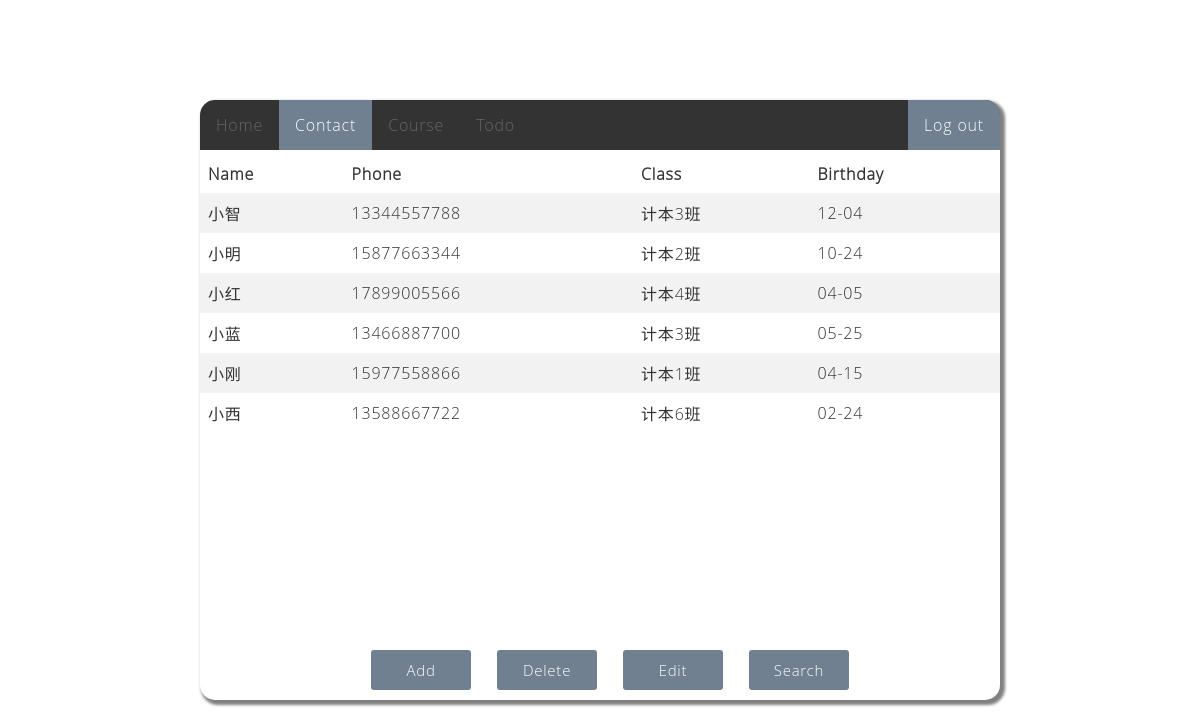
Page /php/contact.php (signed in) on the committed database.
### tables this page shows
CREATE TABLE contacts
(
  `id`        INT         NOT NULL UNIQUE  AUTO_INCREMENT COMMENT '通讯录id',
  `name`      VARCHAR(20) NOT NULL UNIQUE  COMMENT '姓名',
  `phone`     VARCHAR(20) NoT NULL         COMMENT '电话',
  `class`     VARCHAR(50) NULL             COMMENT '班级',
  `birth_m`   INT         NULL             COMMENT '生日月',
  `birth_d`   INT         NULL             COMMENT '生日天',
  `u_id`      INT         NOT NULL         COMMENT '所属用户id',
  PRIMARY KEY (`id`)
);

### php/contact.php (the view, shortened to what this page needs)
<!DOCTYPE html>
<html lang="en">
  <head>
    <link rel="stylesheet" href="../css/contact.css" />
  </head>
  <body>
    <div class="home-wrapper">
      <div class="title_show">
        <ul class="title_show">
          <li><a href="home.php">Home</a></li>
          <li><a class="active" href="contact.php">Contact</a></li>
          <li><a href="course.php">Course</a></li>
          <li><a href="todo.php">Todo</a></li>
          <li style="float: right;">
            <a class="active" href="login.php">Log out</a>
          </li>
        </ul>
      </div>
      <div class="main">
        <div class="table_show">
          <table>
            <tr>
              <th>Name</th>
              <th>Phone</th>
              <th>Class</th>
              <th>Birthday</th>
            </tr>
            <?php
              include ('dbcn.php');
              $id = $_SESSION["uid"];
              $sql = "SELECT * FROM contacts WHERE u_id = $id ";
              $result = $conn->query($sql);
              while($row = $result->fetch_assoc()){
                echo "<tr>";
                echo "<td>".$row["name"]."</td>";
                echo "<td>".$row["phone"]."</td>";
                echo "<td>".$row["class"]."</td>";
                echo "<td>";
                if ($row["birth_m"]<10) {
                  echo "0".$row["birth_m"]."-";
                }else {
                  echo $row["birth_m"]."-";
                }
                if ($row["birth_d"]<10) {
                  echo "0".$row["birth_d"]."</td>";
                } else {
                  echo $row["birth_d"]."</td>";
                }
                echo "</tr>";
              }
              ?>
          </table>
        </div>
        <div class="mbtn">
          <button type="menu" onclick="location.href='add.php'">Add</button>
          <button type="menu" onclick="location.href='dele.php'">Delete</button>
          <button type="menu" onclick="location.href='edit1.php'">Edit</button>
          <button type="menu" onclick="location.href='search1.php'">Search</button>
        </div>
      </div>
    </div>
  </body>
</html>

### css/contact.css (style rules this page uses)
* { padding: 0; margin: 0; font-family: "Open Sans Light"; letter-spacing: 0.05em; }
html { height: 100%; }
body { height: 100%; }
.home-wrapper { box-shadow: 3px 3px 3px 2px grey; background-color: #fff; width: 800px; height: 600px; border-radius: 15px; padding: 0px; position: relative; left: 50%; top: 50%; transform: translate(-50%, -50%); }
.title_show ul { list-style-type: none; margin: 0; padding: 0; overflow: hidden; background-color: #333; border-radius: 15px 15px 0px 0px; }
.title_show li { float: left; }
.title_show li a { display: block; color: #666; text-align: center; padding: 14px 16px; text-decoration: none; }
.title_show li a.active { color: white; background-color:slategrey ; }
.main { color: #333; }
.table_show { width: auto; height: 480px; padding-top: 5px; }
.table_show table { overflow-y: auto; border-collapse: collapse; width: 100%; margin: auto; }
.table_show th, td { text-align: left; padding: 8px; }
.table_show tr:nth-child(even) { background-color: #f2f2f2 }
.mbtn { text-align: center; padding: 10px; width: 100%; margin-top: 5px; border: none; color: #fff; font-size: 120%; }
.mbtn button { width: 100px; height: 40px; border-style: none; border-radius: 3px; background-color: slategray; outline: none; color: white; font-size: 15px; margin-left: 10px; margin-right: 10px; }

### rows in the picture
contacts: name "小智", phone "13344557788", class "计本3班", birth_m "12", birth_d "4"
contacts: name "小明", phone "15877663344", class "计本2班", birth_m "10", birth_d "24"
contacts: name "小红", phone "17899005566", class "计本4班", birth_m "4", birth_d "5"
contacts: name "小蓝", phone "13466887700", class "计本3班", birth_m "5", birth_d "25"
contacts: name "小刚", phone "15977558866", class "计本1班", birth_m "4", birth_d "15"
contacts: name "小西", phone "13588667722", class "计本6班", birth_m "2", birth_d "24"
